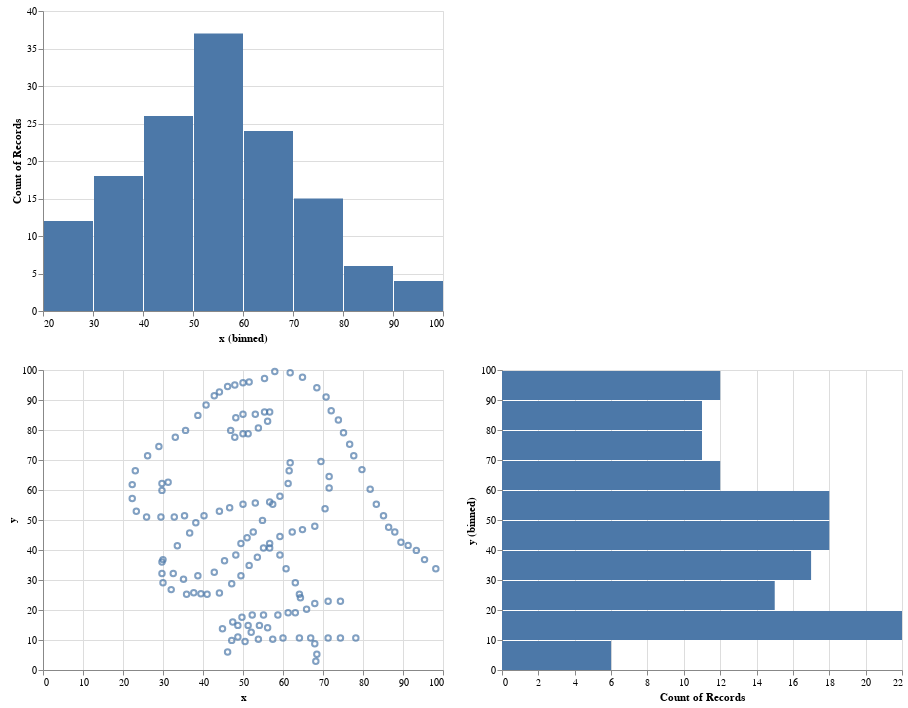

Notebook code for this chart:
### Code cell
chart

### Figure 1 — Vega-Lite specification as saved in the notebook (floating-point values rounded to 4 significant figures; data arrays with more than 128 entries replaced by an {"elided": "..."} marker saying what was removed)
{"config": {"view": {"continuousWidth": 400, "continuousHeight": 300}}, "vconcat": [{"mark": "bar", "encoding": {"x": {"type": "quantitative", "bin": true, "field": "x"}, "y": {"type": "quantitative", "aggregate": "count"}}, "transform": [{"filter": {"selection": "selector001"}}]}, {"hconcat": [{"mark": "point", "encoding": {"x": {"type": "quantitative", "field": "x"}, "y": {"type": "quantitative", "field": "y"}}, "selection": {"selector001": {"type": "interval"}}}, {"mark": "bar", "encoding": {"x": {"type": "quantitative", "aggregate": "count"}, "y": {"type": "quantitative", "bin": true, "field": "y"}}, "transform": [{"filter": {"selection": "selector001"}}]}]}], "data": {"name": "data-05c6c0db3f3190ea2f2d6865f2142213"}, "$schema": "https://vega.github.io/schema/vega-lite/v4.8.1.json", "datasets": {"data-05c6c0db3f3190ea2f2d6865f2142213": {"elided": "142 records"}}}
